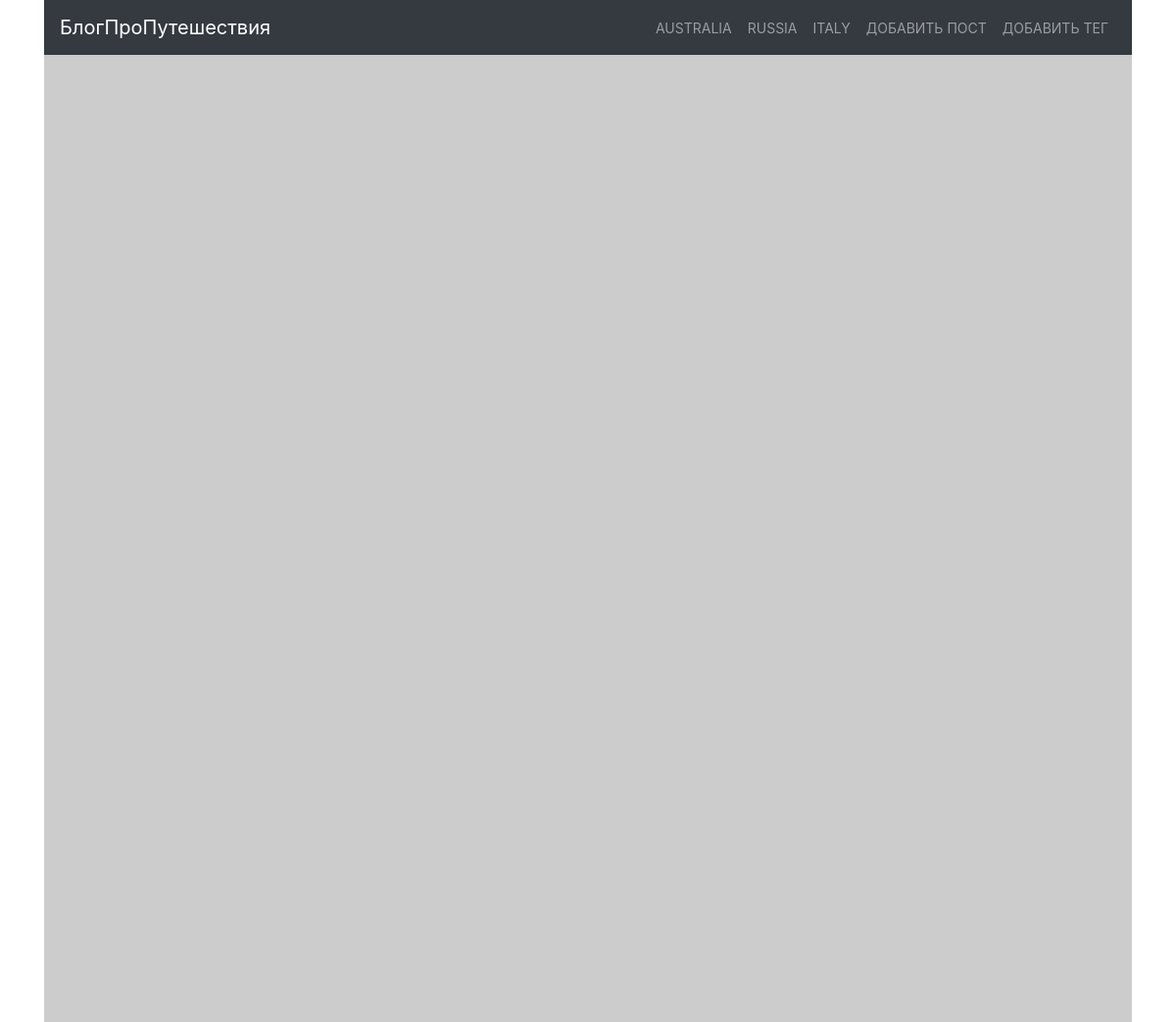
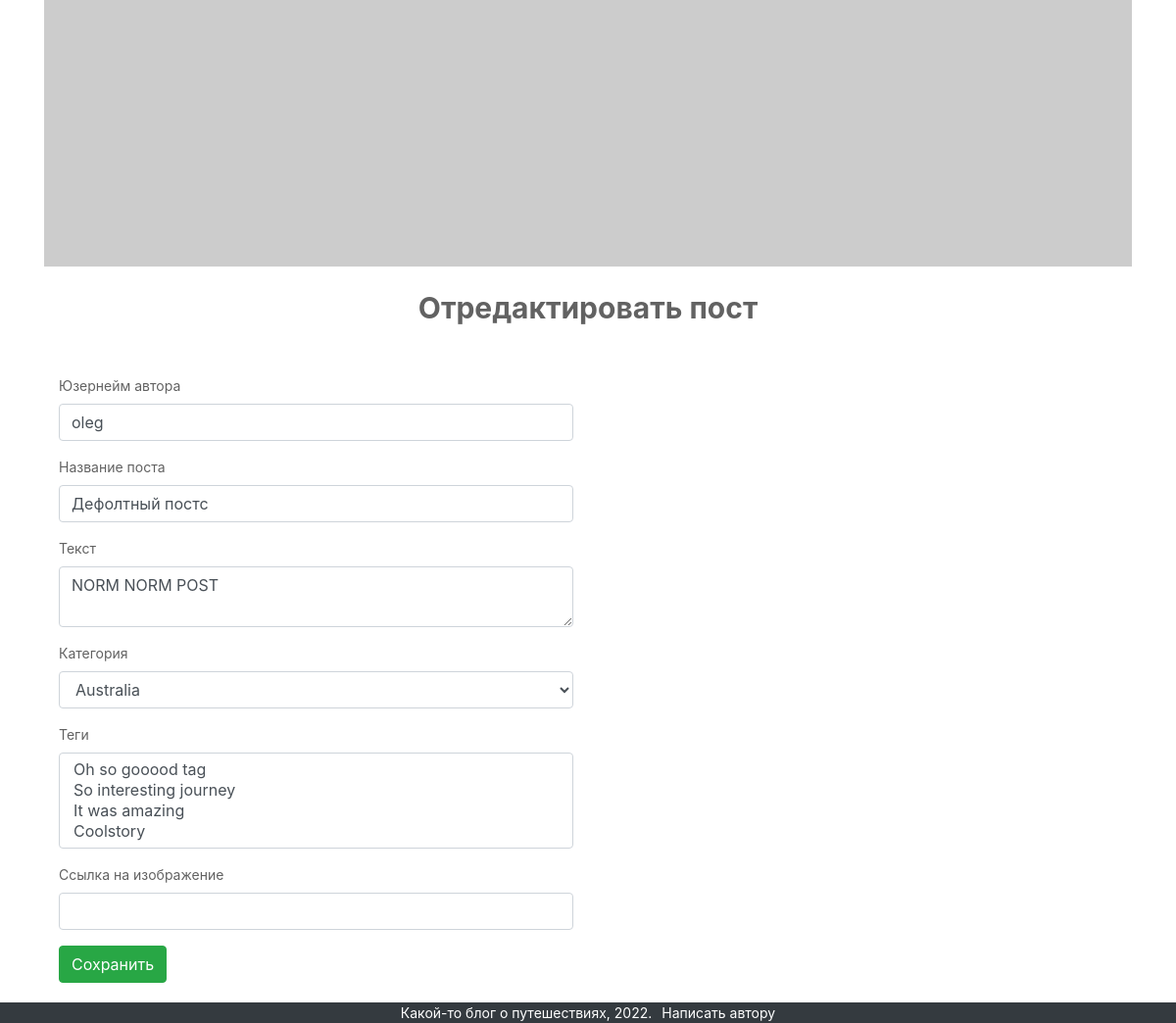
/blog/post-222/edit/, run on the app's committed database (2 pictures, top to bottom).
### models.py (models this page shows, shortened)
class Category(db.Model):
    id = db.Column(db.Integer, primary_key=True)
    name = db.Column(db.String(50), nullable=False, unique=True)
    created_on = db.Column(db.DateTime, default=datetime.now())
    posts = db.relationship('Post', backref='category')

class Post(db.Model):
    id = db.Column(db.Integer, primary_key=True)
    author = db.Column(db.String(50), nullable=False)
    title = db.Column(db.String(140), nullable=False, unique=True)
    text = db.Column(db.Text, unique=True)
    slug = db.Column(db.String(140), unique=True)
    category_id = db.Column(db.Integer, db.ForeignKey('category.id'))
    created_on = db.Column(db.DateTime, default=datetime.now())
    updated_on = db.Column(
        db.DateTime, default=datetime.now(), onupdate=datetime.now()
    )
    tags = db.relationship(
        'Tag', secondary=post_tags, backref=db.backref(
            'posts_tag', lazy='dynamic'
        )
    )
    image_url = db.Column(db.String(300))

### posts/blueprint.py (the view, shortened to what this page needs)
@posts.route('/<string:slug>/edit/', methods=['POST', 'GET'])
def edit_post(slug):
    post = Post.query.filter(Post.slug == slug).first()
    if not post:
        abort(Response('Пост не найден', 404))
    form = PostForm(obj=post)
    categories = Category.query.all()
    return render_template(
        'posts/edit_post.html', post=post, form=form, categories=categories
    )

### posts/forms.py
class PostForm(Form):
    author = StringField('Юзернейм автора', [InputRequired()])
    title = StringField('Название поста', [InputRequired()])
    text = TextAreaField('Текст', [InputRequired()])
    category_id = SelectField(
        'Категория',
        choices=[(g.id, g.name) for g in Category.query.all()],
        validators=[InputRequired()]
    )
    tag = SelectMultipleField(
        'Теги', choices=[(g.id, g.name) for g in Tag.query.all()]
    )
    image_url = URLField(
        'Ссылка на изображение'
    )

### posts/templates/posts/edit_post.html
{% extends 'base.html' %} {% set categories = categories %} {% include 'posts/header.html'%}
{% include 'posts/slider.html'%} {% block content %}
<div class="row">
    <div class="col-md-12">
      <p align="center" class="category-title">Отредактировать пост</p>
    </div>
</div>
<div class="container">
  <div class="col-md-6">
    <form action="{{ url_for('posts.edit_post', slug=post.slug) }}" method="POST">
      {% for field in form %}
      <div class="form-group">
        {{ field.label(class='control-label') }} {{ field(class='form-control')
        }}
      </div>
      {% endfor %}
      <button type="subnit" class="btn btn-success">Сохранить</button>
    </form>
  </div>
</div>
{% endblock %}

### posts/templates/posts/header.html (shortened to what this page needs)
<header>
  <div class="container">
    <nav class="navbar navbar-expand-lg navbar-dark bg-dark">
      <a class="navbar-brand" href="{{ url_for('posts.index') }}"
        >БлогПроПутешествия</a
      >
      <div class="collapse navbar-collapse" id="navbarSupportedContent">
        <ul class="navbar-nav ml-auto">
          {% for category in categories %}
          <li class="nav-item">
            <a class="nav-link" href="{{ url_for('posts.posts_category', category_id=category.id) }}">{{ category.name }}</a>
          </li>
          {% endfor %}
          <li class="nav-item">
            <a href="{{ url_for('posts.create_post') }}" class="nav-link">Добавить пост</a>
          </li>
          <li class="nav-item">
            <a href="{{ url_for('posts.create_tag') }}" class="nav-link">Добавить тег</a>
          </li>
        </ul>
      </div>
    </nav>
  </div>
</header>

### static/styles.css (style rules this page uses)
body { min-width: 320px; font-size: 14px; color: #626262; min-height: 100vh; display: flex; flex-direction: column; }
a { color: #ffffff; }
header .nav-item { text-transform: uppercase; }
form { padding-top: 10px; margin-top: 20px; margin-bottom: 20px; }
.category-title { font-size: 30px; font-weight: bold; }

### data on the page
Category: name "AUSTRALIA"
Category: name "RUSSIA"
Category: name "ITALY"
Post: author "oleg" "Дефолтный постс" "NORM NORM POST" "Australia"

### other printed values
{{ field.label(class='control-label') }} "Юзернейм автора" "Название поста" "Текст" "Категория" "Теги" "Ссылка на изображение"
